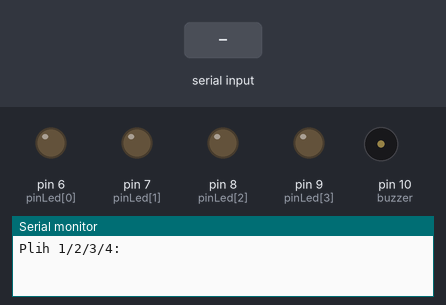
Recording of a sketch running on a simulated Arduino Uno, built with avr-gcc and run on an emulated ATmega328P. Shown: output pins drawn as LEDs (lit = HIGH), buzzer (waves = sounding, pin HIGH), the last lines printed to the serial monitor. Inputs (shaded band) come from the test bench.

Above: at 1.4 s.
1.5 s: "2\n" received over Serial
At 1.9 s:
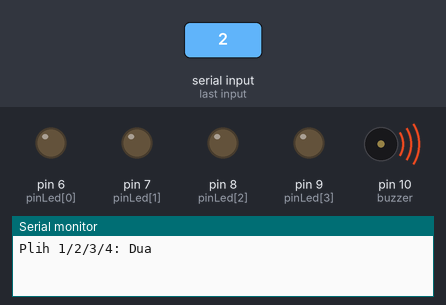
4.5 s: "1\n" received over Serial
At 6.9 s:
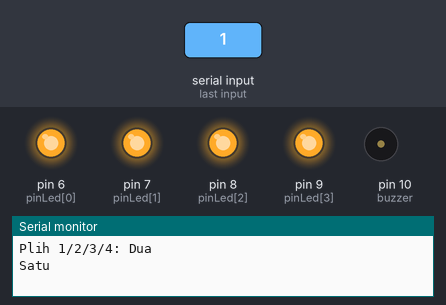
7.5 s: "3\n" received over Serial
At 7.9 s:
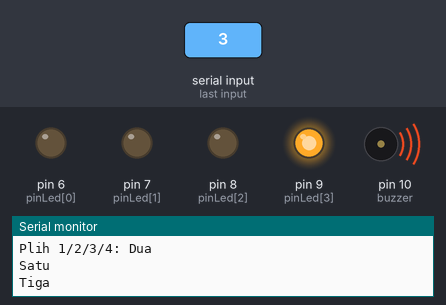
Timing chart, 0 to 19.5 s (numbered marks = the images above; inputs shaded):
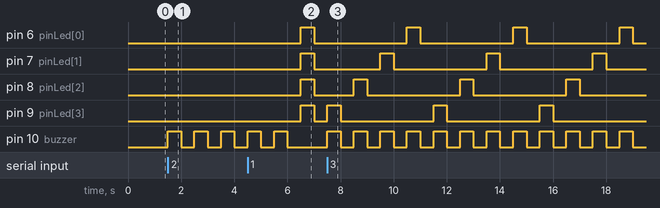

Measured:
- after the input at 1.5 s, pin 10 (buzzer): alternates HIGH for 0.50 s and LOW for 0.50 s, starting at once
- after the input at 4.5 s, pin 6 (pinLed[0]), pin 7 (pinLed[1]), pin 8 (pinLed[2]), pin 9 (pinLed[3]): LOW → HIGH after 2.0 s, → LOW 0.50 s later
- after the input at 7.5 s, pin 6 (pinLed[0]): alternates HIGH for 0.50 s and LOW for 3.5 s, starting after 3.0 s; pin 7 (pinLed[1]): alternates HIGH for 0.50 s and LOW for 3.5 s, starting after 2.0 s

The sketch:

latihan3.ino
```cpp
//Pushbutton 3 ditekan untuk menampilkan menu pilihan pada serial monitor, dan menjalankan seusai
//pilihan yang dimasukkan pada serial monitor.
//Menu :
//1. Menyalakan 4 LED kelap-kelip
//2. Buzzer seperti suara sirine (ON-OFF-ON-OFF) selama 5 detik
//3. Lampu berjalan dari kiri ke kanan dengan setiap perindahan nayala LED diberi tanda bunyi buzzer
//4. Menggunakan PWM untuk memadamkan 4 LED (kondisi awal meyala lalu pelan-pelan padam sesuai nilai PWM)

int pinLed[] = {6,7,8,9};
int jmlPin = 4;
int buzzer = 10;
int timer = 500;
int buzzerTime = 5000;
int buzzerRep = (buzzerTime/timer)/2;

void setup() {
  // put your setup code here, to run once:
  for (int i=0; i<jmlPin; i++){
    pinMode(pinLed[i], OUTPUT);
  }
  pinMode(buzzer, OUTPUT);
  Serial.begin(9600);
  Serial.println("Menu yang tersedia");
  Serial.println("1. Menyalakan 4 LED kelap-kelip");
  Serial.println("2. Buzzer seperti suara sirine (ON-OFF-ON-OFF) selama 5 detik");
  Serial.println("3. Lampu berjalan dari kiri ke kanan dengan setiap perindahan nayala LED diberi tanda bunyi buzzer");
  Serial.println("4. Menggunakan PWM untuk memadamkan 4 LED (kondisi awal meyala lalu pelan-pelan padam sesuai nilai PWM)");
  Serial.print("Plih 1/2/3/4: ");
}

void loop() {
  // put your main code here, to run repeatedly:
  if(Serial.available()){

    int kondisi=Serial.parseInt();

    switch(kondisi){
      case 1:
        Serial.println("Satu");
        nomorSatu();
        break;
      case 2:
        Serial.println("Dua");
        nomorDua();
        break;
      case 3:
        Serial.println("Tiga");
        nomorTiga();
        break;
      case 4:
        Serial.println("Empat");
        nomorEmpat();
        break;
      default:
        Serial.println(kondisi + " tidak ada di pilihan");
    }
  }
}

int nomorSatu(){

  for(int i = 0; i < jmlPin; i++){
    digitalWrite(pinLed[i], HIGH);
  }

  delay(500);

  for(int i = 0; i < jmlPin; i++){
    digitalWrite(pinLed[i], LOW);
  }

  delay(500);

}

int nomorEmpat(){
  for (int dutyCycle = 255 ; dutyCycle >= 0; dutyCycle -= 5){
    for(int i = 0; i<jmlPin; i++){
      analogWrite(pinLed[i], dutyCycle);
    }
    delay(10);
  }
}

int nomorDua(){
  for(int j = 1; j<=buzzerRep; j++){
    digitalWrite(buzzer, HIGH);
    delay(500);
    digitalWrite(buzzer, LOW);
    delay(500);
  }
  return;
}

int nomorTiga(){
  for(int r=1; r<5; r++){
    for (int i=jmlPin-1; i>=0; i--){
      digitalWrite(pinLed[i],HIGH);
      digitalWrite(buzzer, HIGH);
      delay(timer);
      digitalWrite(buzzer, LOW);
      digitalWrite(pinLed[i],LOW);
      delay(timer);
    }
  }
}
```
